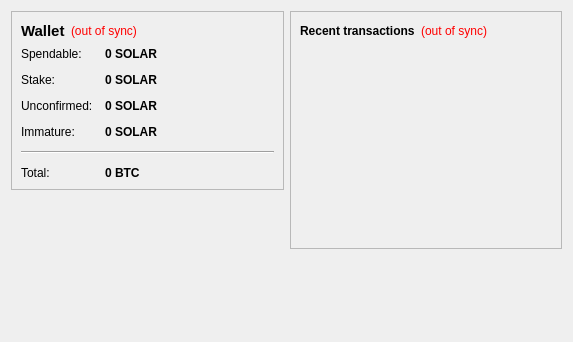
<?xml version="1.0" encoding="UTF-8"?>
<ui version="4.0">
 <class>OverviewPage</class>
 <widget class="QWidget" name="OverviewPage">
  <property name="geometry">
   <rect>
    <x>0</x>
    <y>0</y>
    <width>573</width>
    <height>342</height>
   </rect>
  </property>
  <property name="windowTitle">
   <string>Form</string>
  </property>
  <layout class="QHBoxLayout" name="horizontalLayout" stretch="1,1">
   <item>
    <layout class="QVBoxLayout" name="verticalLayout_2">
     <item>
      <widget class="QFrame" name="frame">
       <property name="frameShape">
        <enum>QFrame::StyledPanel</enum>
       </property>
       <property name="frameShadow">
        <enum>QFrame::Raised</enum>
       </property>
       <layout class="QVBoxLayout" name="verticalLayout_4">
        <item>
         <layout class="QHBoxLayout" name="horizontalLayout_4">
          <item>
           <widget class="QLabel" name="label_5">
            <property name="font">
             <font>
              <pointsize>11</pointsize>
              <weight>75</weight>
              <bold>true</bold>
             </font>
            </property>
            <property name="text">
             <string>Wallet</string>
            </property>
           </widget>
          </item>
          <item>
           <widget class="QLabel" name="labelWalletStatus">
            <property name="toolTip">
             <string>The displayed information may be out of date. Your wallet automatically synchronizes with the SOLAR network after a connection is established, but this process has not completed yet.</string>
            </property>
            <property name="styleSheet">
             <string notr="true">QLabel { color: red; }</string>
            </property>
            <property name="text">
             <string notr="true">(out of sync)</string>
            </property>
            <property name="alignment">
             <set>Qt::AlignLeading|Qt::AlignLeft|Qt::AlignVCenter</set>
            </property>
           </widget>
          </item>
          <item>
           <spacer name="horizontalSpacer_2">
            <property name="orientation">
             <enum>Qt::Horizontal</enum>
            </property>
            <property name="sizeHint" stdset="0">
             <size>
              <width>40</width>
              <height>20</height>
             </size>
            </property>
           </spacer>
          </item>
         </layout>
        </item>
        <item>
         <layout class="QFormLayout" name="formLayout_2">
          <property name="fieldGrowthPolicy">
           <enum>QFormLayout::AllNonFixedFieldsGrow</enum>
          </property>
          <property name="horizontalSpacing">
           <number>12</number>
          </property>
          <property name="verticalSpacing">
           <number>12</number>
          </property>
          <item row="0" column="0">
           <widget class="QLabel" name="label">
            <property name="text">
             <string>Spendable:</string>
            </property>
           </widget>
          </item>
          <item row="0" column="1">
           <widget class="QLabel" name="labelBalance">
            <property name="font">
             <font>
              <weight>75</weight>
              <bold>true</bold>
             </font>
            </property>
            <property name="cursor">
             <cursorShape>IBeamCursor</cursorShape>
            </property>
            <property name="toolTip">
             <string>Your current spendable balance</string>
            </property>
            <property name="text">
             <string notr="true">0 SOLAR</string>
            </property>
            <property name="textInteractionFlags">
             <set>Qt::LinksAccessibleByMouse|Qt::TextSelectableByKeyboard|Qt::TextSelectableByMouse</set>
            </property>
           </widget>
          </item>
          <item row="1" column="0">
           <widget class="QLabel" name="label_6">
            <property name="text">
             <string>Stake:</string>
            </property>
           </widget>
          </item>
          <item row="1" column="1">
           <widget class="QLabel" name="labelStake">
            <property name="font">
             <font>
              <weight>75</weight>
              <bold>true</bold>
             </font>
            </property>
            <property name="cursor">
             <cursorShape>IBeamCursor</cursorShape>
            </property>
            <property name="toolTip">
             <string>Total of coins that was staked, and do not yet count toward the current balance</string>
            </property>
            <property name="text">
             <string notr="true">0 SOLAR</string>
            </property>
            <property name="textInteractionFlags">
             <set>Qt::LinksAccessibleByMouse|Qt::TextSelectableByKeyboard|Qt::TextSelectableByMouse</set>
            </property>
           </widget>
          </item>
          <item row="2" column="0">
           <widget class="QLabel" name="label_3">
            <property name="text">
             <string>Unconfirmed:</string>
            </property>
           </widget>
          </item>
          <item row="2" column="1">
           <widget class="QLabel" name="labelUnconfirmed">
            <property name="font">
             <font>
              <weight>75</weight>
              <bold>true</bold>
             </font>
            </property>
            <property name="cursor">
             <cursorShape>IBeamCursor</cursorShape>
            </property>
            <property name="toolTip">
             <string>Total of transactions that have yet to be confirmed, and do not yet count toward the current balance</string>
            </property>
            <property name="text">
             <string notr="true">0 SOLAR</string>
            </property>
            <property name="textInteractionFlags">
             <set>Qt::LinksAccessibleByMouse|Qt::TextSelectableByKeyboard|Qt::TextSelectableByMouse</set>
            </property>
           </widget>
          </item>
          <item row="3" column="0">
           <widget class="QLabel" name="labelImmatureText">
            <property name="text">
             <string>Immature:</string>
            </property>
           </widget>
          </item>
          <item row="3" column="1">
           <widget class="QLabel" name="labelImmature">
            <property name="font">
             <font>
              <weight>75</weight>
              <bold>true</bold>
             </font>
            </property>
            <property name="toolTip">
             <string>Mined balance that has not yet matured</string>
            </property>
            <property name="text">
             <string notr="true">0 SOLAR</string>
            </property>
            <property name="textInteractionFlags">
             <set>Qt::LinksAccessibleByMouse|Qt::TextSelectableByKeyboard|Qt::TextSelectableByMouse</set>
            </property>
           </widget>
          </item>
          <item row="4" column="0" colspan="2">
           <widget class="Line" name="line">
            <property name="orientation">
             <enum>Qt::Horizontal</enum>
            </property>
           </widget>
          </item>
          <item row="5" column="0">
           <widget class="QLabel" name="labelTotalText">
            <property name="text">
             <string>Total:</string>
            </property>
           </widget>
          </item>
          <item row="5" column="1">
           <widget class="QLabel" name="labelTotal">
            <property name="font">
             <font>
              <weight>75</weight>
              <bold>true</bold>
             </font>
            </property>
            <property name="cursor">
             <cursorShape>IBeamCursor</cursorShape>
            </property>
            <property name="toolTip">
             <string>Your current total balance</string>
            </property>
            <property name="text">
             <string notr="true">0 BTC</string>
            </property>
            <property name="textInteractionFlags">
             <set>Qt::LinksAccessibleByMouse|Qt::TextSelectableByKeyboard|Qt::TextSelectableByMouse</set>
            </property>
           </widget>
          </item>
         </layout>
        </item>
       </layout>
      </widget>
     </item>
     <item>
      <spacer name="verticalSpacer">
       <property name="orientation">
        <enum>Qt::Vertical</enum>
       </property>
       <property name="sizeHint" stdset="0">
        <size>
         <width>20</width>
         <height>40</height>
        </size>
       </property>
      </spacer>
     </item>
    </layout>
   </item>
   <item>
    <layout class="QVBoxLayout" name="verticalLayout_3">
     <item>
      <widget class="QFrame" name="frame_2">
       <property name="frameShape">
        <enum>QFrame::StyledPanel</enum>
       </property>
       <property name="frameShadow">
        <enum>QFrame::Raised</enum>
       </property>
       <layout class="QVBoxLayout" name="verticalLayout">
        <item>
         <layout class="QHBoxLayout" name="horizontalLayout_2">
          <item>
           <widget class="QLabel" name="label_4">
            <property name="text">
             <string>&lt;b&gt;Recent transactions&lt;/b&gt;</string>
            </property>
           </widget>
          </item>
          <item>
           <widget class="QLabel" name="labelTransactionsStatus">
            <property name="toolTip">
             <string>The displayed information may be out of date. Your wallet automatically synchronizes with the SOLAR network after a connection is established, but this process has not completed yet.</string>
            </property>
            <property name="styleSheet">
             <string notr="true">QLabel { color: red; }</string>
            </property>
            <property name="text">
             <string notr="true">(out of sync)</string>
            </property>
            <property name="alignment">
             <set>Qt::AlignRight|Qt::AlignTrailing|Qt::AlignVCenter</set>
            </property>
           </widget>
          </item>
          <item>
           <spacer name="horizontalSpacer">
            <property name="orientation">
             <enum>Qt::Horizontal</enum>
            </property>
            <property name="sizeHint" stdset="0">
             <size>
              <width>40</width>
              <height>20</height>
             </size>
            </property>
           </spacer>
          </item>
         </layout>
        </item>
        <item>
         <widget class="QListView" name="listTransactions">
          <property name="styleSheet">
           <string notr="true">QListView { background: transparent; }</string>
          </property>
          <property name="frameShape">
           <enum>QFrame::NoFrame</enum>
          </property>
          <property name="verticalScrollBarPolicy">
           <enum>Qt::ScrollBarAlwaysOff</enum>
          </property>
          <property name="horizontalScrollBarPolicy">
           <enum>Qt::ScrollBarAlwaysOff</enum>
          </property>
          <property name="selectionMode">
           <enum>QAbstractItemView::NoSelection</enum>
          </property>
         </widget>
        </item>
       </layout>
      </widget>
     </item>
     <item>
      <spacer name="verticalSpacer_2">
       <property name="orientation">
        <enum>Qt::Vertical</enum>
       </property>
       <property name="sizeHint" stdset="0">
        <size>
         <width>20</width>
         <height>40</height>
        </size>
       </property>
      </spacer>
     </item>
    </layout>
   </item>
  </layout>
 </widget>
 <resources/>
 <connections/>
</ui>
